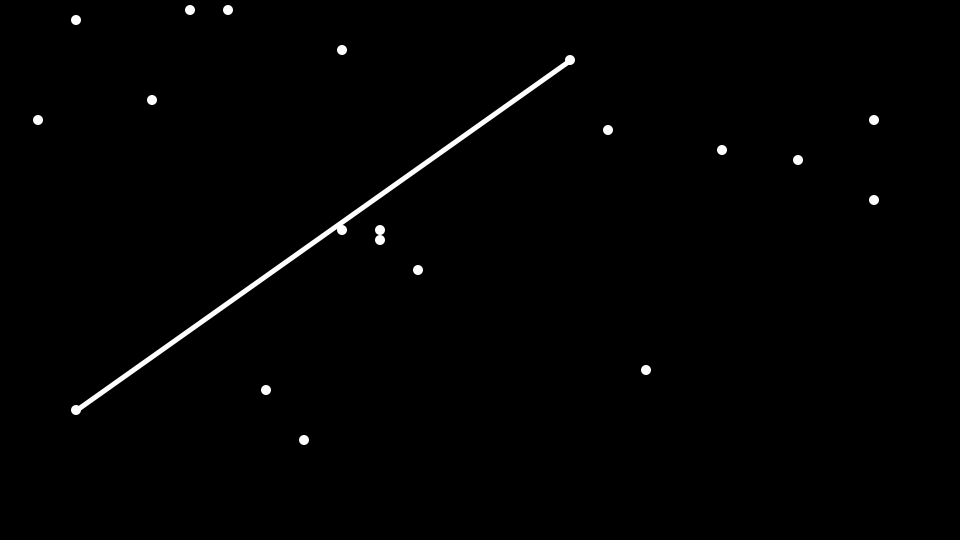
Frame 1 (no input)
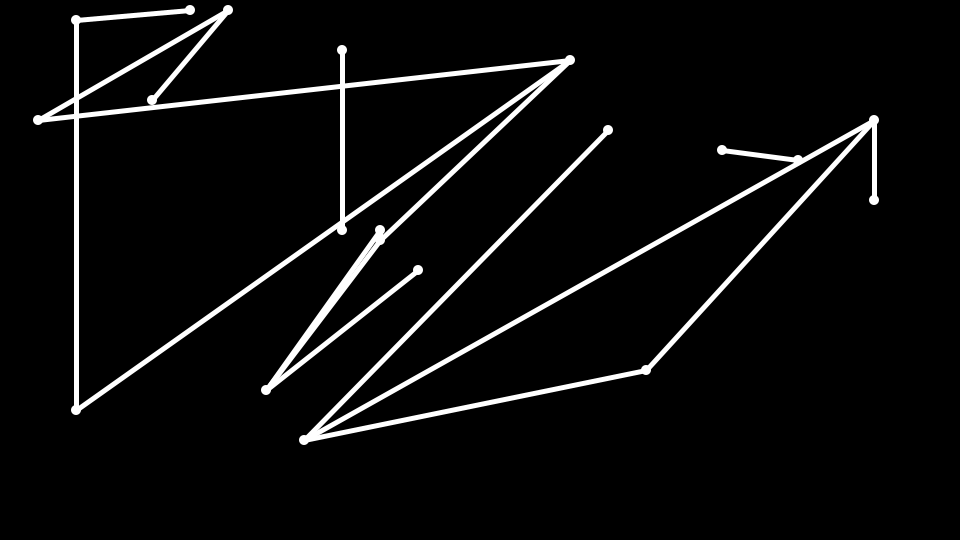
Frame 60 (the mouse pressed at the canvas centre just before this capture)
Frame 120 (the mouse held since frame 60 and released just before this capture): identical to frame 60, image omitted

The Processing sketch that drew these frames (run headless with seeded random() and noise(); from frame 60 on, the mouse is pressed at the canvas centre):

// Processing sketch: longestConnectNodes
// ── longestConnectNodes.pde
import java.util.HashSet;
import java.util.PriorityQueue; 

int NODE_COUNT = 20; 
int ROW_COUNT = 25; 
int COL_COUNT = 50; 
ArrayList<Node> nodes;
ArrayList<Line> existing_lines; 

void setup(){
  size(960, 540); 
  noStroke(); 
  background(0); 
  
  nodes = new ArrayList<Node>(); 
  existing_lines = new ArrayList<Line>(); 
  HashSet<String> used = new HashSet<String>(); 
  for(int i = 0; i < NODE_COUNT; i++){
    int x, y; 
    do {
      x = (int)((int)(random(ROW_COUNT-1)+1) * (width / ROW_COUNT)); 
      y = (int)((int)(random(COL_COUNT-1)+1) * (height / COL_COUNT));
    } while(used.contains(x + "," + y)); 
    used.add(x + "," + y); 
    nodes.add(new Node(x, y)); 
  }
    
  drawNodes(); 
    
}

void draw(){
  // pick a node
  int chosen_node = (int)(nodes.size() * random(1)); 
  System.out.println("Chose node #" + chosen_node + " " + 
                      nodes.get(chosen_node).toString()); 
  
  // create possible lines 
  //ArrayList<Line> lines = new ArrayList<Line>(); 
  Line best = null; 
  for(int i = 0; i < nodes.size(); i++){
    if(i == chosen_node) continue; 
    Line testing = new Line(
      nodes.get(chosen_node),
      nodes.get(i)
    );
    
    if(crossesLineOrNode(testing) == false){
      if(best == null || testing.len >= best.len){
        best = testing; 
      }
    }
    
  }
  System.out.println("checked lines "); 
  
  if(best == null){
    System.out.println("trapped node: " + nodes.get(chosen_node).toString()); 
    return; 
  }
  
  System.out.println("Chose: " + best.toString()); 
  
  // draw it
  drawLine(best); 
  System.out.println("drawn"); 
  
  // store it 
  existing_lines.add(best); 
  System.out.println("Stored"); 
  
  delay(1000); 
  
}

void drawLine(Line line){
  stroke(255); 
  strokeWeight(5); 
  line(line.n1.x, // * (width / ROW_COUNT), 
        line.n1.y, // * (height / COL_COUNT), 
        line.n2.x, // * (width / ROW_COUNT), 
        line.n2.y); // * (height / COL_COUNT)); 
  noStroke(); 
}

boolean toggle = true; 
Node first_node; 
void mouseClicked() {
  setup(); 
  /*
  System.out.println("click (" + nodes.size() + ")"); 
  if(toggle){
    first_node = new Node(mouseX, mouseY); 
    System.out.println("node at " + first_node.x + " " + first_node.y); 
    nodes.add(first_node); 
  } else {
    Node next_node = new Node(mouseX, mouseY); 
    nodes.add(next_node); 
    System.out.println("node at " + next_node.x + " " + next_node.y); 
    Line new_line = new Line(first_node, next_node); 
    if(crossesLineOrNode(new_line) == false){
      System.out.println("Good line"); 
      existing_lines.add(new_line); 
      drawLine(new_line); 
    } else {
      System.out.println("bad line"); 
    }
  }
  drawNodes(); 
  toggle = !toggle; 
  */
}

void drawNodes(){
  fill(255); 
  for(Node node : nodes){
    //System.out.println(node.x + " " + node.y + " " + node.r); 
    //circle(node.x * (width / ROW_COUNT), 
    //        node.y * (height / COL_COUNT), node.r); 
    circle(node.x, node.y, node.r);
  }
}

boolean crossesLineOrNode(Line line){
  for(Line other : existing_lines){
    if(line.crosses(other)){
      System.out.println(line.toString() + " crosses " + other.toString()); 
      return true; 
    }
  }
  
  for(Node other : nodes){
    if((other.equals(line.n1) || other.equals(line.n2)) == false 
        && line.hasPoint(other)){
      System.out.println(line.toString() + " hits " + other.toString()); 
      return true; 
    }
  }
  
  return false; 
}

// ── Line.pde

class Line implements Comparable<Line> {
  
  public double m, b; 
  public double x_min, x_max, y_min, y_max; 
  public double len; 
  
  public Node n1, n2; 
  
  Line(Node n1, Node n2){
    this.n1 = n1;
    this.n2 = n2; 
    this.len = Math.sqrt(Math.pow((n1.x - n2.x), 2) + Math.pow((n1.y - n2.y), 2)); 
    
    this.m = ((double)(n1.y - n2.y)) / (n1.x - n2.x); 
    this.b = n1.y - this.m * n1.x; 
    
    this.x_max = Math.max(n1.x, n2.x); 
    this.x_min = Math.min(n1.x, n2.x); 
    this.y_min = Math.min(n1.y, n2.y); 
    this.y_max = Math.max(n1.y, n2.y); 
  }
  
  boolean hasPoint(Node n){
    if(this.inBoundsX(n.x) || this.inBoundsY(n.y)){
      return n.y == this.m * n.x + this.b; 
    } else {
      return false; 
    }
  }
  
  boolean crosses(Line other){
    if(this.m == other.m){ 
      System.out.println("parallel"); 
      if(this.b != other.b) return false; 
      else return this.overlaps(other); 
    }
    
    double x = (other.b - this.b) / (this.m - other.m); 
    System.out.println("\tx = " + x); 
    //double y = this.m * x + this.b; 
    
    return this.inBoundsX(x) && other.inBoundsX(x); 
  }
  
  public boolean overlaps(Line other){
    return this.x_min <= other.x_max &&
               this.x_max >= other.x_min &&
               this.y_min <= other.y_max &&
               this.y_max >= other.y_min;
  }
  
  public boolean inBoundsX(double x_test){
    return x_test <= this.x_max && x_test >= this.x_min; 
  }
  
  public boolean inBoundsY(double y_test){
    return y_test <= this.y_max && y_test >= this.y_min; 
  }
  
  public int compareTo(Line other) {
    return Double.compare(other.len, this.len); 
  }
  
  public String toString(){
    return "Line: [" + this.n1.toString() + "|" + this.n2.toString() + "]"; 
  }
}

// ── Node.pde

class Node implements Comparable<Node> {
  
  public int x; 
  public int y; 
  public int r; 
  public int line_count; 
  
  Node(int x, int y){
    this.x = x; 
    this.y = y; 
    this.r = 10; 
    this.line_count = 0; 
  }
  
  public String toString(){
    return "(" + this.x + "," + this.y + ")"; 
  }
  
  public boolean equals(Node other){
    return this.x == other.x && this.y == other.y && this.r == other.r; 
  }
  
  public int compareTo(Node other) {
    return Double.compare(this.line_count, other.line_count); 
  }
  
}
